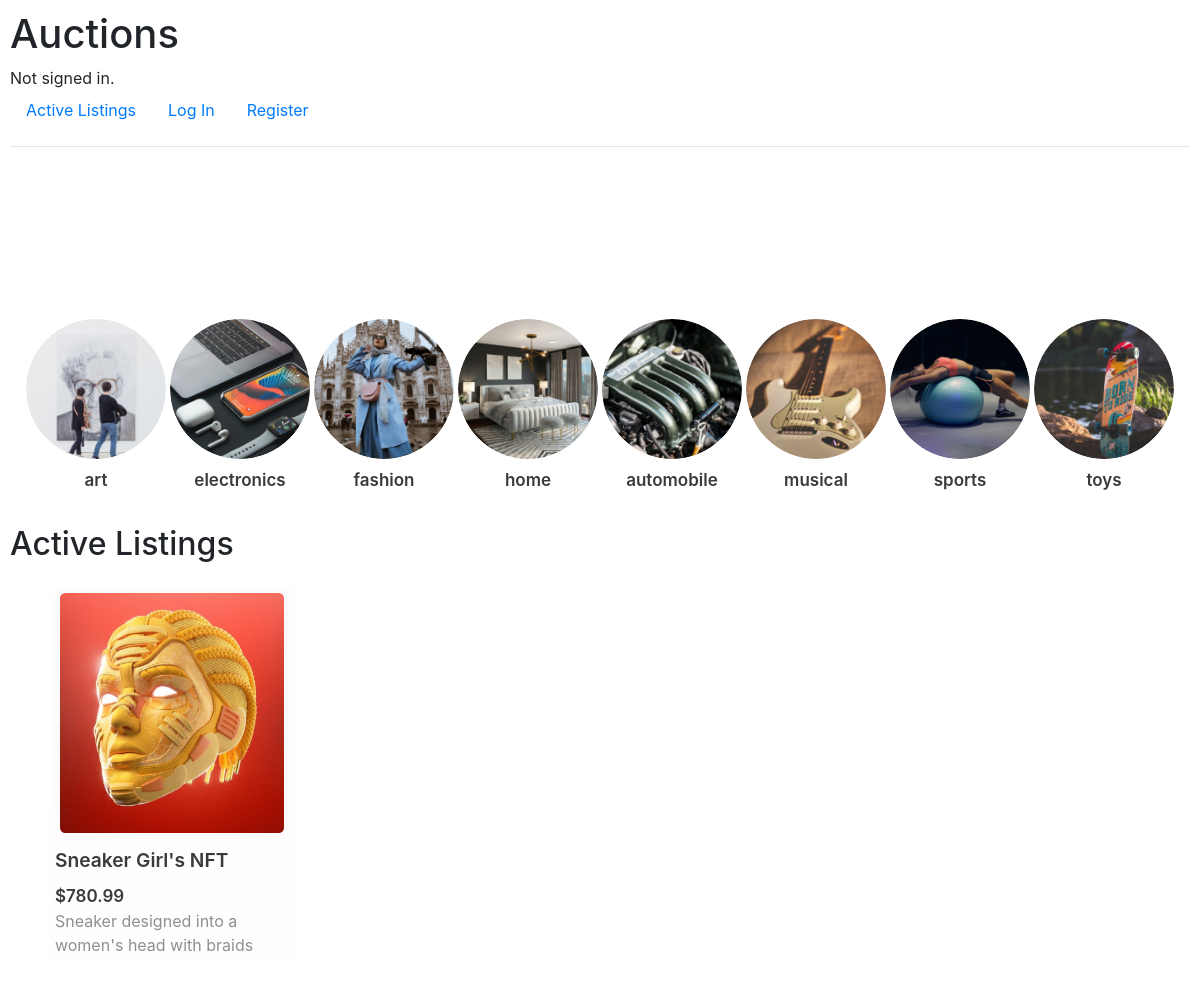
The page / on the database its author committed.
### auctions/models.py (models this page shows, shortened)
class Category(models.Model):
    name = models.CharField(max_length=100, unique=True)
    key = models.CharField(max_length=30, unique=True)

class Listing(models.Model):
    title = models.CharField(max_length=100)
    category = models.ForeignKey(Category, on_delete=models.CASCADE, max_length=100)
    starting_bid = models.FloatField()
    image = models.ImageField()
    description = models.CharField(max_length=200)
    publication_date = models.DateTimeField(auto_now_add=True)
    owner = models.ForeignKey(User, on_delete=models.CASCADE, blank=True, null=True,related_name="listings")
    active = models.BooleanField(default=True)
    watchlist = models.ManyToManyField(User, blank=True, null=True, related_name="watchlistings")

### auctions/views.py (the view)
# urls.py: path("", views.index, name="index"),
def index(request):
    active_list = Listing.objects.filter(active=True)
    categoryList = get_categories()
    suggestions = Suggestion.objects.all()
    return render(request, "auctions/index.html", {
        "active_listing": active_list,
        "categories": categoryList,
        "suggestions": suggestions,
    })

### auctions/util.py (called while the page is built)
def get_categories():
    categories = ImgCategory.objects.all()
    categoryList = []
    for category in categories:
        categoryDict = {
            'name': category.category.key,
            'images': [
                category.image1,
                category.image2,
                category.image3,
            ]
        }
        categoryList.append(categoryDict)
    return categoryList

### auctions/templates/auctions/index.html (shortened to what this page needs)
{% extends "auctions/layout.html" %} {% block body %}
<section>
	<div class="carousel-container">
	</div>
</section>
<section>
	<ul id="categories" class="carousel-list">
		{% for category in categories %}
		<li class="category-item">
			<div class="carousel-container">
				<div class="category-img carousel">
					{% for image_url in category.images %}
					<div class="slide">
						<img src="{{ image_url.url }}" alt="" />
					</div>
					{% endfor %}
				</div>
			</div>
			<span>{{ category.name }}</span>
		</li>
		{% endfor %}
	</ul>
</section>
<section>
	<h2>Active Listings</h2>
	<ul class="item-list">
		{% for listing in active_listing %}
		<li>
			<div class="list-item">
				<a href="{% url 'listing-page' listing.id %}">
					<div class="img-wrapper">
						<img src="{{ listing.image.url }}" alt="" /></div
				></a>
				<div class="item-details">
					<a
						class="title-link"
						href="{% url 'listing-page' listing.id %}"
						>{{ listing.title }}</a
					>
					<span>${{ listing.starting_bid }}</span>
					<div class="description">{{ listing.description }}</div>
				</div>
			</div>
		</li>
		{% endfor %}
	</ul>
</section>
{% endblock %}

### auctions/templates/auctions/layout.html (shortened to what this page needs)
{% load static %}
<!DOCTYPE html>
<html lang="en">
	<head>
		<link
			rel="stylesheet"
			href="https://stackpath.bootstrapcdn.com/bootstrap/4.4.1/css/bootstrap.min.css"
		/>
		<link href="{% static 'auctions/styles.css' %}" rel="stylesheet" />
	</head>
	<body>
		<h1>Auctions</h1>
		<div>
			{% if user.is_authenticated %} Signed in as
			<strong>{{ user.username }}</strong>. {% else %} Not signed in.
			{%endif %}
		</div>
		<ul class="nav">
			<li class="nav-item">
				<a class="nav-link" href="{% url 'index' %}">Active Listings</a>
			</li>
			{% if user.is_authenticated %}
			<li class="nav-item">
				<a class="nav-link" href="{% url 'new_listing' %}"
					>Create listing</a
				>
			</li>
			<li class="nav-item">
				<a class="nav-link" href="{% url 'watched' %}">Watchlist</a>
			</li>
			<li class="nav-item">
				<a class="nav-link" href="{% url 'logout' %}">Log Out</a>
			</li>
			{% else %}
			<li class="nav-item">
				<a class="nav-link" href="{% url 'login' %}">Log In</a>
			</li>
			<li class="nav-item">
				<a class="nav-link" href="{% url 'register' %}">Register</a>
			</li>
			{% endif %}
		</ul>
		<hr />
		{% block body %} {% endblock %}
	</body>
</html>

### auctions/static/auctions/styles.css (style rules this page uses)
body { padding: 10px; }
ul { list-style-type: none !important; }
.carousel-list { display: flex; justify-content: space-between; padding: 1em; }
.carousel-container { width: 8.75em; height: 8.75em; overflow: hidden; border-radius: 100%; }
.carousel { display: flex; transition: transform 0.5s ease-in-out; transform: translateX(0); }
.slide { flex: 0 0 100%; border-radius: 50%; overflow: hidden; }
.slide img { width: 100%; height: 100%; object-fit: cover; }
.category-item { cursor: pointer; }
.category-item > span { text-align: center; }
.slide > img { width: 100%; height: auto; }
.item-list { margin-top: 1.25em; display: grid; grid-template-columns: 25% 25% 25% 25%; }
.item-list > li { width: 15.3em; padding: 0.31em; background-color: #fffdfd; border-radius: 0.62em; }
.img-wrapper { width: 14.62em; height: 14.62em; margin-bottom: 1.5em; border-radius: 0.65em; background-color: #fcfafa; }
.img-wrapper > img { object-fit: cover; width: 100%; height: 15.625em; padding: 0.31em; border-radius: 0.65em; }
.title-link { color: #3a3a3a; font-style: normal; font-weight: 600; font-size: 1.2rem; }
span { color: #3a3a3a; font-style: bold; font-weight: 600; font-size: 1.0625rem; display: block; margin-top: 0.5em; }
.description { color: #908f8f; }

### rows shown on the page
Category: name "art"
Category: name "electronics"
Category: name "fashion"
Category: name "home"
Category: name "automobile"
Category: name "musical"
Category: name "sports"
Category: name "toys"
Listing: image (picture), title "Sneaker Girl's NFT", starting_bid "780.99", description "Sneaker designed into a women's head with braids"
